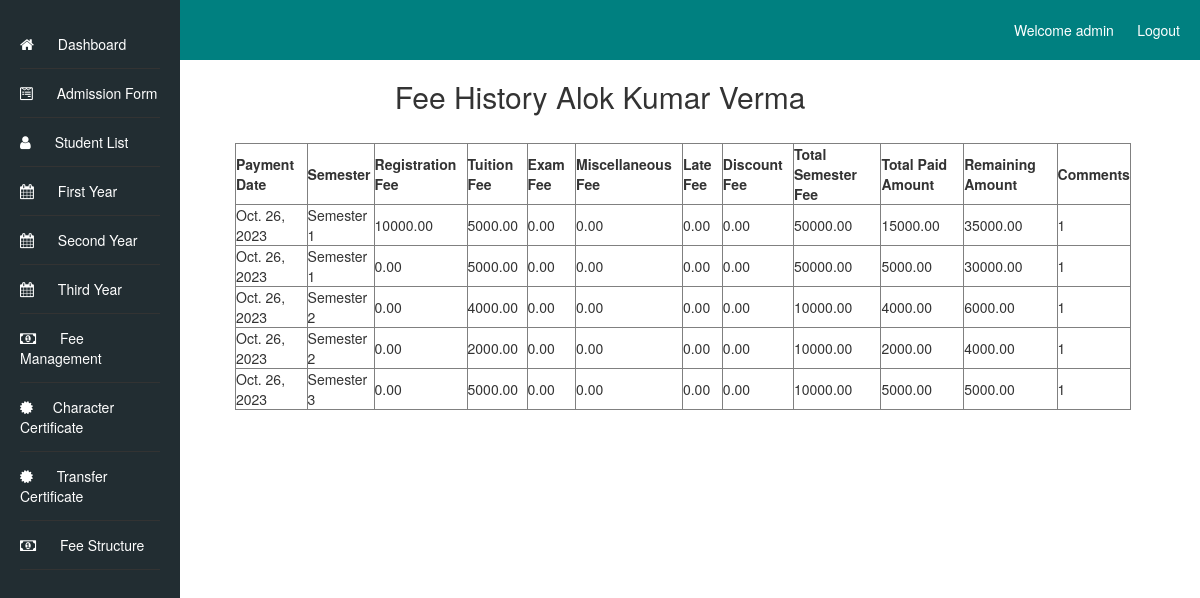
Page /fee_management/fee_history/1/ (signed in) on the committed database.
### admissionapp/models.py (models this page shows, shortened)
class AdmissionForm(models.Model):
    first_name = models.CharField(max_length=50)
    middle_name = models.CharField(max_length=50, blank=True,)
    last_name = models.CharField(max_length=50, blank=True,)
    father_name = models.CharField(max_length=100)
    mother_name = models.CharField(max_length=100)
    photo = models.ImageField(upload_to='admission_photos/')
    marks_10th = models.DecimalField(max_digits=5, decimal_places=2)
    marks_12th = models.DecimalField(max_digits=5, decimal_places=2)
    admission_batch = models.CharField(max_length=20)
    school_details_12th = models.TextField()
    school_details_10th = models.TextField()
    address = models.TextField()
    pass_out_year_12th = models.IntegerField()
    pass_out_year_10th = models.IntegerField()
    admission_date = models.DateField()
    caste = models.CharField(max_length=20)
    roll_number_12th = models.CharField(max_length=20)
    roll_number_10th = models.CharField(max_length=20)
    aadhar_number = models.CharField(max_length=12, unique=True)
    mobile_number = models.CharField(max_length=10)
    date_of_birth = models.DateField()
    subjects = models.CharField(max_length=1000)
    registration_number = models.CharField(max_length=20, blank=True)
    current_semester = models.CharField(max_length=20, blank=True)

### fee_management/models.py (models this page shows, shortened)
class Fee(models.Model):
    student = models.ForeignKey('admissionapp.AdmissionForm', on_delete=models.CASCADE)
    registration_fee = models.DecimalField(max_digits=10, decimal_places=2, blank=True, null=True)
    tuition_fee = models.DecimalField(max_digits=10, decimal_places=2, blank=True, null=True)
    exam_fee = models.DecimalField(max_digits=10, decimal_places=2, blank=True, null=True)
    sports_fee = models.DecimalField(max_digits=10, decimal_places=2, blank=True, null=True)
    miscellaneous_fee = models.DecimalField(max_digits=10, decimal_places=2, blank=True, null=True)
    payment_date = models.DateField()
    fee_for_month = models.CharField(max_length=255)
    receipt_number = models.CharField(max_length=20)
    total_paid_amount =  models.DecimalField(max_digits=10, decimal_places=2, blank=True, null=True)
    total_amount_in_words = models.CharField(max_length=10000)
    semester = models.CharField(max_length=255)
    late_fee = models.DecimalField(max_digits=10, decimal_places=2, blank=True, null=True)
    discount_fee = models.DecimalField(max_digits=10, decimal_places=2, blank=True, null=True)
    remaining_amount = models.DecimalField(max_digits=10, decimal_places=2, blank=True, null=True)
    total_semester_fee = models.DecimalField(max_digits=10, decimal_places=2, blank=True, null=True)
    comments = models.CharField(max_length=1000)

### fee_management/views.py (the view)
# urls.py: path('fee_history/<int:student_id>/', views.fee_history, name='fee_history'),
@login_required
def fee_history(request, student_id):
    student = get_object_or_404(AdmissionForm, id=student_id)  # Get the student by ID
    fee_history = Fee.objects.filter(student=student).order_by('-payment_date')
    return render(request, 'fee_management/fee_history.html', {'student': student, 'fee_history': fee_history})

### fee_management/templates/fee_management/fee_history.html (shortened to what this page needs)
<!DOCTYPE html>
<head>
  <link rel="stylesheet" type="text/css" href="/static/styles.css">
  <link rel="stylesheet" href="https://cdnjs.cloudflare.com/ajax/libs/font-awesome/4.7.0/css/font-awesome.min.css">
  <link rel="stylesheet" href="/static/bootstrap.min.css">
</head>
<body>
  {% load custom_filters %}
  <header>
    Welcome {{ user.username }} &nbsp;&nbsp;&nbsp;&nbsp;&nbsp;
    <a href="{% url 'logout' %}?next=/loginapp/logout/">Logout</a>
  </header>
  <h2>Fee History {{ student.first_name }} {{ student.middle_name}} {{ student.last_name }}</h2>
  <div class="container-fluid">
    <div class="sidebar">
      <ul class="dashboard_list">
        <li><a href="/dashboard"><i class="fa fa-home" aria-hidden="true"></i> Dashboard</a></li>
        <li><a href="{% url 'admission_form' %}"><i class="fa fa-wpforms" aria-hidden="true"></i> Admission Form</a></li>
        <li><a href="{% url 'student_list' %}"><i class="fa fa-user"></i> Student List</a></li>
        <li><a href="{% url 'first_year' %}"><i class="fa fa-calendar" aria-hidden="true"></i> First Year</a></li>
        <li><a href="{% url 'second_year' %}"><i class="fa fa-calendar" aria-hidden="true"></i> Second Year</a></li>
        <li><a href="{% url 'third_year' %}"><i class="fa fa-calendar" aria-hidden="true"></i> Third Year</a></li>
        <li><a href="{% url 'fee_detail' %}"><i class="fa fa-money" aria-hidden="true"></i> Fee Management</a></li>
        <li><a href="{% url 'student_list_details' %}"><i class="fa fa-certificate" aria-hidden="true"></i>Character Certificate</a></li>
        <li><a href="{% url 'student_list_details_transfer' %}"><i class="fa fa-certificate" aria-hidden="true"></i> Transfer Certificate</a></li>
        <li><a href="{% url 'fee_structure' %}"><i class="fa fa-money" aria-hidden="true"></i> Fee Structure</a></li>
      </ul>
    </div>
    <div class="content">
      <table border="1">
        <thead>
            <tr>
                <th>Payment Date</th>
                <th>Semester</th>
                <th>Registration Fee</th>
                <th>Tuition Fee</th>
                <th>Exam Fee</th>
                <th>Miscellaneous Fee</th>
                <th>Late Fee </th>
                <th>Discount Fee </th>
                <th>Total Semester Fee</th>
                <th>Total Paid Amount</th>
                <th>Remaining Amount</th>
                <th>Comments</th>
            </tr>
        </thead>
        <tbody>
            {% for fee in fee_history %}
                <tr>
                    <td>{{ fee.payment_date }}</td>
                    <td>Semester {{ fee.semester }}</td>
                    <td>{{ fee.registration_fee }}</td>
                    <td>{{ fee.tuition_fee }}</td>
                    <td>{{ fee.exam_fee }}</td>
                    <td>{{ fee.miscellaneous_fee }}</td>
                    <td>{{ fee.late_fee }}</td>
                    <td>{{ fee.discount_fee }}</td>
                    <td>{{ fee.total_semester_fee }}</td>
                    <td>{{ fee.total_paid_amount }}</td>
                    <td>{{ fee.remaining_amount }}</td>
                    <td>{{fee.comments}}</td>
                </tr>
            {% endfor %}
        </tbody>
    </table>
    </div>
  </div>
</body>
</html>

### static/styles.css (style rules this page uses)
a { text-decoration: none; color: #007bff; }
a[href*="logout"] { float: right; }
h2 { text-align: center; }
.sidebar { width: 20%; background-color: #333; color: #fff; padding: 20px; position: fixed; top: 0; left: 0; height: 100%; }
ul { list-style-type: none; padding: 0; }
ul li a { margin-bottom: 10px; text-decoration: none; color: #fff; }
body { font-family: Arial, sans-serif; margin: 0; padding: 0; background-color: #f4f4f4; }
header { background-color: #008080; color: #fff; padding: 20px 10px; text-align: right; }
header a { color: #fff; text-decoration: none; margin-right: 10px; }
.sidebar { width: 15%; background-color: #222d32; color: #fff; padding: 20px; position: fixed; top: 0; left: 0; height: 100%; }
.content { width: 80%; padding: 20px; position: relative; left: 200px; }
ul.dashboard_list li { padding: 14px 0px; border-bottom: 1px solid #333; }
ul li a { margin-bottom: 10px; text-decoration: none; color: #fff; font-size: 14px; }
ul.dashboard_list li a i { font-size: 15px; padding-right: 20px; }

### rows in the picture
AdmissionForm: first_name "Alok", middle_name "Kumar", last_name "Verma"
Fee: payment_date "Oct. 26, 2023", semester "1", registration_fee "10000.00", tuition_fee "5000.00", exam_fee "0.00", miscellaneous_fee "0.00", late_fee "0.00", discount_fee "0.00", total_semester_fee "50000.00", total_paid_amount "15000.00", remaining_amount "35000.00", comments "1"
Fee: payment_date "Oct. 26, 2023", semester "1", registration_fee "0.00", tuition_fee "5000.00", exam_fee "0.00", miscellaneous_fee "0.00", late_fee "0.00", discount_fee "0.00", total_semester_fee "50000.00", total_paid_amount "5000.00", remaining_amount "30000.00", comments "1"
Fee: payment_date "Oct. 26, 2023", semester "2", registration_fee "0.00", tuition_fee "4000.00", exam_fee "0.00", miscellaneous_fee "0.00", late_fee "0.00", discount_fee "0.00", total_semester_fee "10000.00", total_paid_amount "4000.00", remaining_amount "6000.00", comments "1"
Fee: payment_date "Oct. 26, 2023", semester "2", registration_fee "0.00", tuition_fee "2000.00", exam_fee "0.00", miscellaneous_fee "0.00", late_fee "0.00", discount_fee "0.00", total_semester_fee "10000.00", total_paid_amount "2000.00", remaining_amount "4000.00", comments "1"
Fee: payment_date "Oct. 26, 2023", semester "3", registration_fee "0.00", tuition_fee "5000.00", exam_fee "0.00", miscellaneous_fee "0.00", late_fee "0.00", discount_fee "0.00", total_semester_fee "10000.00", total_paid_amount "5000.00", remaining_amount "5000.00", comments "1"

### other values in the picture
{{ user.username }} "admin"
